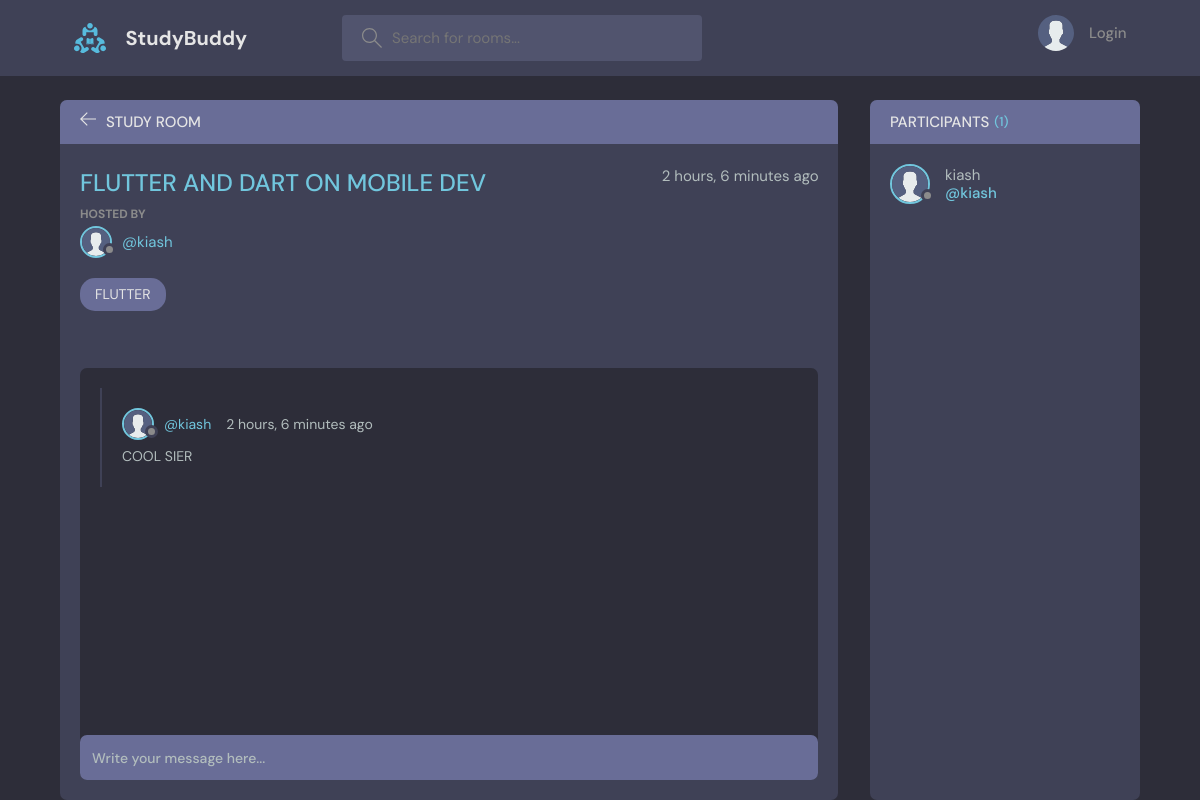
The app's page /room/4/, older data.
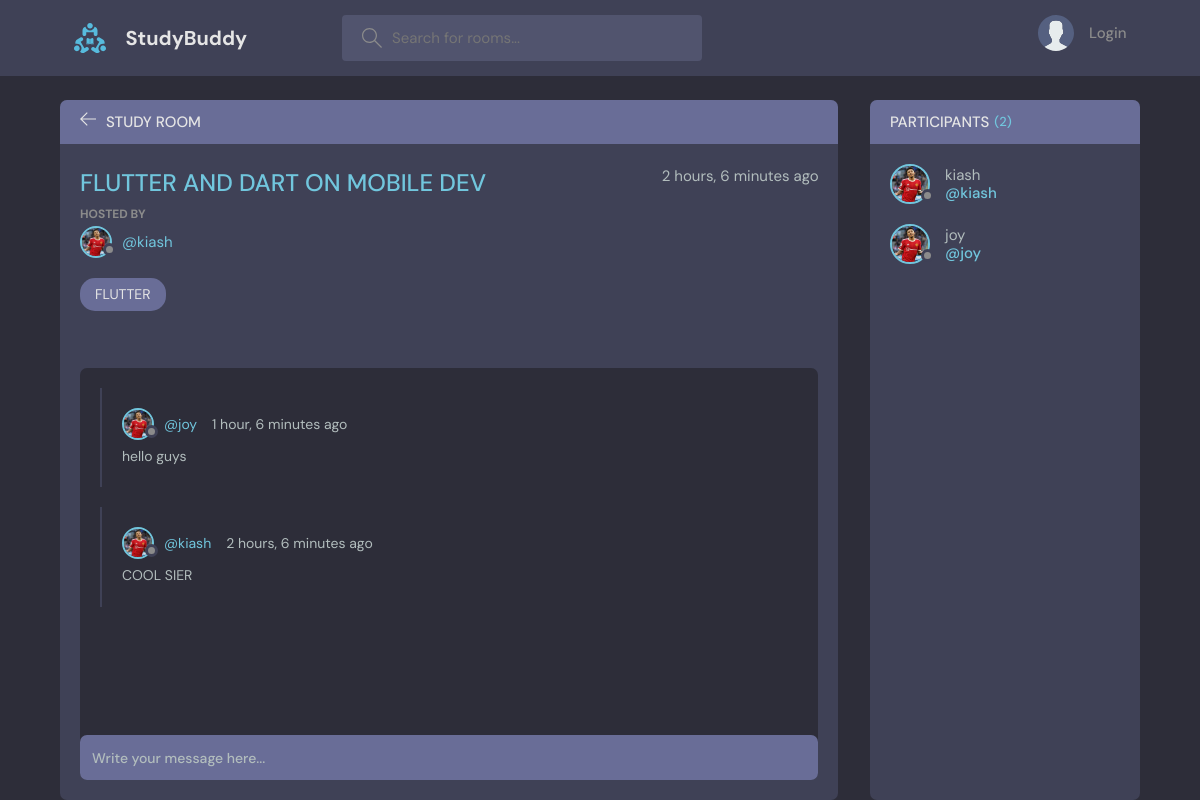
The same page, newer data.
### core/models.py (models this page shows, shortened)
class Room(models.Model):
    host=models.ForeignKey(User,on_delete=models.CASCADE,null=True,blank=True)
    topic=models.ForeignKey(Topic,on_delete=models.SET_NULL,null=True)
    name = models.CharField(max_length=255,null=True,blank=True)
    description = models.TextField(max_length=1000,null=True,blank=True)
    participants = models.ManyToManyField(User,related_name='participants',blank=True)
    updated = models.DateTimeField(auto_now=True)
    created = models.DateTimeField(auto_now_add=True)
    class Meta:
        ordering = ['-created' , '-updated']

class User(AbstractUser):
    name=models.CharField(max_length=100 , blank=True, null=True)
    email=models.EmailField(max_length=100 , unique=True,blank=True, null=True)
    bio=models.TextField(max_length=100 , blank=True, null=True)
    avatar=models.ImageField(default="avatar.svg", blank=True, null=True)
    USERNAME_FIELD = 'email'
    REQUIRED_FIELDS = []

class Message(models.Model):
    room = models.ForeignKey(Room,on_delete=models.CASCADE,null=True,blank=True)
    user = models.ForeignKey(User,on_delete=models.CASCADE,null=True,blank=True)
    content = models.TextField(max_length=1000,null=True,blank=True)
    updated = models.DateTimeField(auto_now=True)
    created = models.DateTimeField(auto_now_add=True)
    class Meta:
        ordering = ['-created' , '-updated']

class Topic(models.Model):
    name = models.CharField(max_length=200,null=True,blank=True)
    def __str__(self):
        return self.name

### core/views.py (the view, shortened to what this page needs)
# urls.py: path('room/<int:pk>/',room,name='room'),
def room(request,pk):
    room=Room.objects.get(id=pk)
    room_message=room.message_set.all()
    participants=room.participants.all()
    context={
        'room':room,
        'room_message':room_message,
        'participants':participants,
    }
    return render(request, 'core/room.html',context)

### core/templates/core/room.html (shortened to what this page needs)
{% extends 'base.html' %}
{% load static %}
{% block content %}
    <main class="profile-page layout layout--2">
      <div class="container">
        <div class="room">
          <div class="room__top">
            <div class="room__topLeft">
              <a href="{% url 'core:home' %}">
                <svg version="1.1" xmlns="http://www.w3.org/2000/svg" width="32" height="32" viewBox="0 0 32 32">
                  <title>arrow-left</title>
                  <path
                    d="M13.723 2.286l-13.723 13.714 13.719 13.714 1.616-1.611-10.96-10.96h27.625v-2.286h-27.625l10.965-10.965-1.616-1.607z"
                  ></path>
                </svg>
              </a>
              <h3>Study Room</h3>
            </div>
          </div>
          <div class="room__box scroll">
            <div class="room__header scroll">
              <div class="room__info">
                <h3>{{room.name}}</h3>
                <span>{{room.created|timesince}} ago</span>
              </div>
              <div class="room__hosted">
                <p>Hosted By</p>
                <a href="{% url 'core:profile' room.host.id %}" class="room__author">
                  <div class="avatar avatar--small">
                    <img src="{{room.host.avatar.url}}" />
                  </div>
                  <span>@{{room.host.username}}</span>
                </a>
              </div>
              <span class="room__topics">{{room.topic}}</span>
            </div>
            <div class="room__conversation">
              <div class="threads scroll">
                {% for message in room_message %}
                <div class="thread">
                  <div class="thread__top">
                    <div class="thread__author">
                      <a href="{% url 'core:profile' message.user.id %}" class="thread__authorInfo">
                        <div class="avatar avatar--small">
                          <img src="{{room.host.avatar.url}}" />
                        </div>
                        <span>@{{message.user.username}}</span>
                      </a>
                      <span class="thread__date">{{message.created|timesince}} ago</span>
                    </div>
                  </div>
                  <div class="thread__details">
                   {{message.content}}
                  </div>
                </div>
                {% endfor %}
              </div>
            </div>
          </div>
          <div class="room__message">
            <form action=""  method="POST">
              <input name="body" placeholder="Write your message here..." /></form>
          </div>
        </div>
        <div class="participants">
          <h3 class="participants__top">Participants <span>({{participants.count}})</span></h3>
          <div class="participants__list scroll">
            {% for user in participants %}
            <a href="{% url 'core:profile' user.id %}" class="participant">
              <div class="avatar avatar--medium">
                <img src="{{room.host.avatar.url}}" />
              </div>
              <p>
                {{user.username}}
                <span>@{{user.username}}</span>
              </p>
            </a>
            {% endfor  %}
          </div>
        </div>
      </div>
    </main>
  {% endblock %}

Row changes from the older to the newer data that the page shows:
changed through a linked row, Room "FLUTTER AND DART ON MOBILE DEV": host.avatar: picture added in place of a placeholder
added Message: host.avatar (picture), user.username "joy", created "1 hour, 6 minutes", content "hello guys"
changed through a linked row, Message "2 hours, 6 minutes": host.avatar: picture added in place of a placeholder
changed User "kiash": host.avatar: picture added in place of a placeholder
added User: host.avatar (picture), username "joy"
Text that changed along with them:
{{ participants.count }}: "1" → "2"
